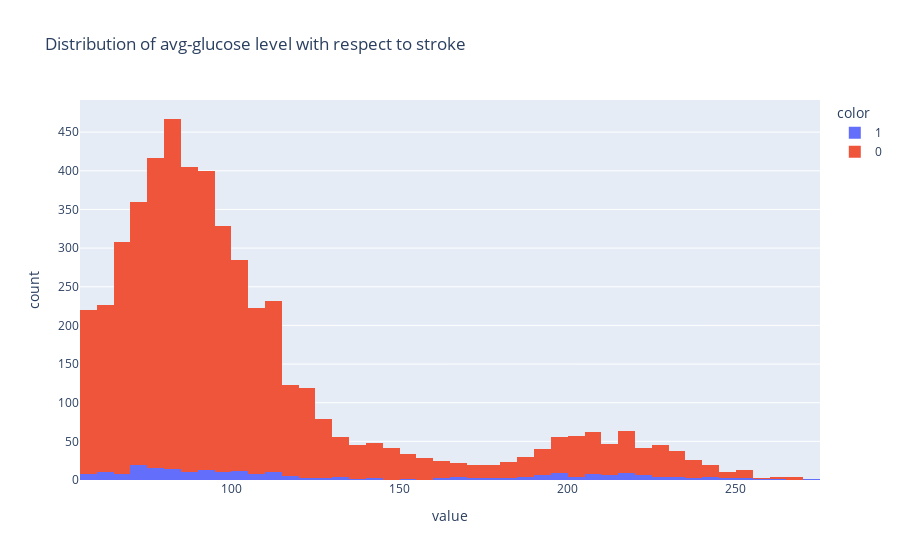

Notebook code cell kept with this figure:
### Code cell
px.histogram(health_care_df.avg_glucose_level,color=health_care_df.stroke,title='Distribution of avg-glucose level with respect to stroke')

### Figure 1 — Plotly figure (JSON) as saved in the notebook; plotly's stock layout.template omitted (floating-point values rounded to 4 significant figures; data arrays with more than 128 entries replaced by an {"elided": "..."} marker saying what was removed)
{"data": [{"alignmentgroup": "True", "bingroup": "x", "hovertemplate": "color=1<br>value=%{x}<br>count=%{y}<extra></extra>", "legendgroup": "1", "marker": {"color": "#636efa", "pattern": {"shape": ""}}, "name": "1", "offsetgroup": "1", "orientation": "v", "showlegend": true, "type": "histogram", "x": {"elided": "249 float values"}, "xaxis": "x", "yaxis": "y"}, {"alignmentgroup": "True", "bingroup": "x", "hovertemplate": "color=0<br>value=%{x}<br>count=%{y}<extra></extra>", "legendgroup": "0", "marker": {"color": "#EF553B", "pattern": {"shape": ""}}, "name": "0", "offsetgroup": "0", "orientation": "v", "showlegend": true, "type": "histogram", "x": {"elided": "4861 float values"}, "xaxis": "x", "yaxis": "y"}], "layout": {"barmode": "relative", "legend": {"title": {"text": "color"}, "tracegroupgap": 0}, "title": {"text": "Distribution of avg-glucose level with respect to stroke"}, "xaxis": {"anchor": "y", "domain": [0, 1], "title": {"text": "value"}}, "yaxis": {"anchor": "x", "domain": [0, 1], "title": {"text": "count"}}}}
